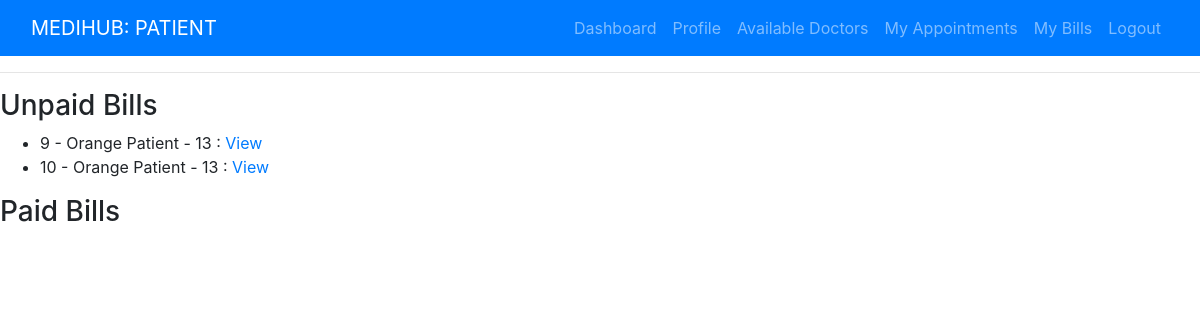
/patientapp/bills/ (signed in), run on an earlier commit of the app's database.
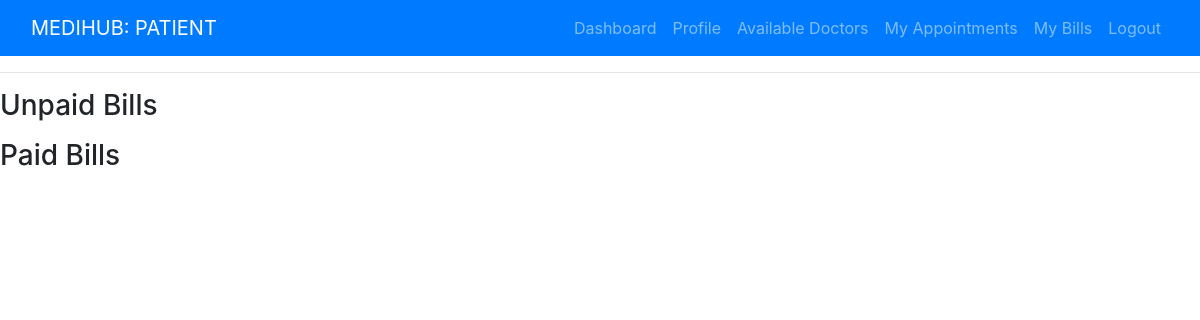
And on a later commit of the database.
### hospital/models.py (models this page shows, shortened)
class Bill(models.Model):
    patient = models.ForeignKey(Patient, on_delete=models.SET_NULL, null=True, blank=True)
    total = models.IntegerField(default=0)
    paid = models.BooleanField(default=False)
    date = models.DateField(auto_now_add=True)

class Patient(models.Model):
    GENDER_CHOICES = [
        ('M', 'Male'),
        ('F', 'Female'),
        ('X', 'Other'),
    ]
    user = models.OneToOneField(User, on_delete=models.CASCADE, null=True, blank=True)
    first_name = models.CharField(max_length=50, null=True, blank=True)
    last_name = models.CharField(max_length=50, null=True, blank=True)
    gender = models.CharField(max_length=1, choices=GENDER_CHOICES, null=True, blank=True)
    dob = models.DateField(null=True, blank=True)
    phone = models.CharField(max_length=10, null=True, blank=True)
    address = models.TextField(max_length=400, null=True, blank=True)
    email = models.CharField(max_length=100, null=True, blank=True)
    def __str__(self):
        return f'{self.first_name} {self.last_name} - {self.id}'

### patientapp/views.py (the view)
# urls.py: path('bills/', views.billListView, name='admin-bills'),
def billListView(request):
    patient = get_object_or_404(Patient, user=request.user)
    my_bills = patient.bill_set.all()
    unpaid_bills = my_bills.filter(paid=False)
    paid_bills = my_bills.filter(paid=True)
    context = {
        'unpaid_bills': unpaid_bills,
        'paid_bills': paid_bills,
    }
    return render(request, 'patientapp/bill_list.html', context)

### patientapp/templates/patientapp/bill_list.html (shortened to what this page needs)
{% extends 'patientapp/base.html' %}
{% block content %}
<hr>
<h3>Unpaid Bills</h3>
<ul>
{% for bill in unpaid_bills %}
    <li>{{bill.id}} - {{bill.patient}} : <a href="{% url 'patient-bill' bill.id %}">View</a></li>
{% endfor %}
</ul>
<h3>Paid Bills</h3>
{% endblock %}

### patientapp/templates/patientapp/base.html (shortened to what this page needs)
<!DOCTYPE html>
<html lang="en">
<head>
    <link rel="stylesheet" href="https://maxcdn.bootstrapcdn.com/bootstrap/4.0.0/css/bootstrap.min.css">
</head>
<body>
    {% include 'patientapp/navbar.html' %}
    {% block content %}
    {% endblock %}
</body>
</html>

### patientapp/templates/patientapp/navbar.html (shortened to what this page needs)
<nav class="navbar navbar-dark navbar-expand-md sticky-top bg-primary">
    <div class="container-fluid"><a class="navbar-brand text-center" href="" style="margin: 0px 0px;">MEDIHUB: PATIENT</a>
        <div
            class="collapse navbar-collapse" id="navcol-1">
            <ul class="nav navbar-nav  text-light ml-auto" >
                {% if request.user.is_authenticated %}
                <li class="nav-item" role="presentation"><a class="nav-link"href="{% url 'patient-dashboard' %}">Dashboard</a></li>
                <li class="nav-item" role="presentation"><a class="nav-link"href="{% url 'profile' %}">Profile</a></li>
                <li class="nav-item" role="presentation"><a class="nav-link"href="{% url 'patient_views_doctor_list' %}">Available Doctors</a></li>
                <li class="nav-item" role="presentation"><a class="nav-link" href="{% url 'my_appointments'  %}">My Appointments</a></li>
                <li class="nav-item" role="presentation"><a class="nav-link" href="{% url 'patient-bill-list'  %}">My Bills</a></li>
                <li class="nav-item" role="presentation"><a class="nav-link" href="{% url 'patient-logout'  %}">Logout</a></li>
                {% endif %}
            </ul>
        </div>
    </div>
</nav>

What changed in the data, as far as the page shows it:
removed Bill: id "9", patient "Orange Patient - 13"
removed Bill: id "10", patient "Orange Patient - 13"
